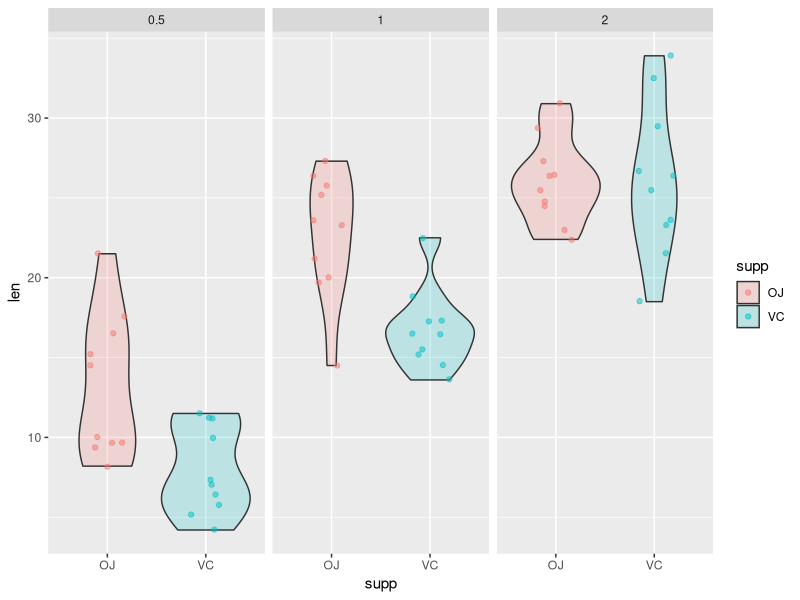
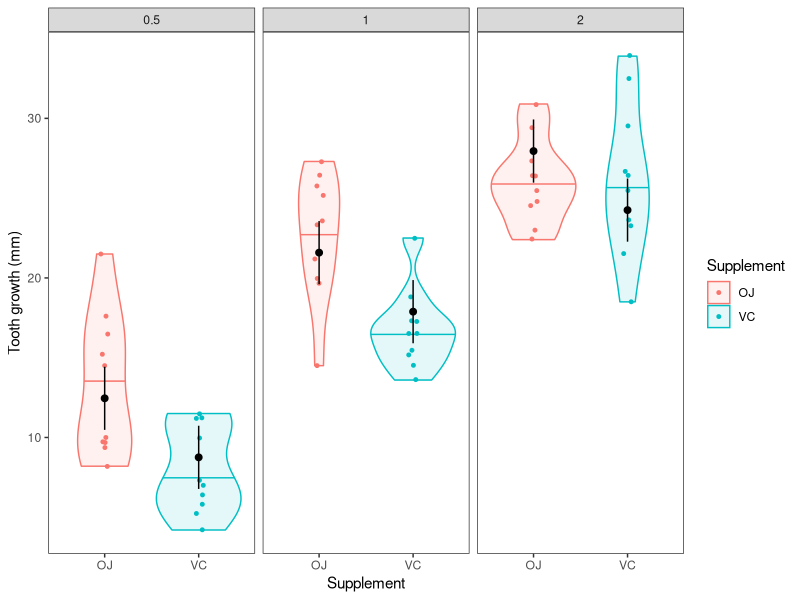

R code for these plots, in order:
## ---- chunk 1

## ---- chunk 2
library(tidyverse)
## ---- chunk 3
# Convert the dose variable to a character string
ToothGrowth$dose <- as.character(ToothGrowth$dose)
## ---- chunk 4
ggplot(ToothGrowth, aes(x = supp, y = len, fill = supp)) +
  geom_violin(alpha = 0.2) +
  geom_jitter(aes(color = supp), width = .2, alpha = .5) +
  facet_wrap(~dose)
## ---- chunk 5
# Load the ToothGrowth dataset
data("ToothGrowth")

# Convert dose to factor
ToothGrowth$dose <- as.character(ToothGrowth$dose)

# Run the model
tooth.mod <- lm(len ~ supp + dose, data = ToothGrowth)

# Get group combinations
groups <- data.frame(
  with(ToothGrowth, unique(data.frame(supp, dose)))
)

# Make predictions
tooth_y_pred <- predict(
  tooth.mod,
  newdata = groups, interval = "confidence"
)

pred_tooth <- data.frame(groups, tooth_y_pred)

# Plot them
ggplot(ToothGrowth, aes(x = supp, y = len, color = supp)) +
  geom_violin(aes(fill = supp), alpha = 0.1, draw_quantiles = 0.50) +
  geom_jitter(size = 1, width = 0.05) +
  geom_point(
    mapping = aes(x = supp, y = fit),
    data = pred_tooth,
    color = "black",
    size = 2
  ) +
  geom_segment(
    aes(x = supp, xend = supp, y = lwr, yend = upr),
    data = pred_tooth,
    color = "black"
  ) +
  facet_wrap(~dose) +
  theme_bw() +
  theme(panel.grid = element_blank()) +
  xlab("Supplement") +
  ylab("Tooth growth (mm)") +
  labs(fill = "Supplement", color = "Supplement")
## ---- chunk 6
# Load the ToothGrowth dataset
data("ToothGrowth")

# Convert dose to factor
ToothGrowth$dose <- as.character(ToothGrowth$dose)

# Run the model
tooth.mod <- lm(len ~ supp * dose, data = ToothGrowth)

# Get group combinations
groups <- data.frame(
  with(ToothGrowth, unique(data.frame(supp, dose)))
)
